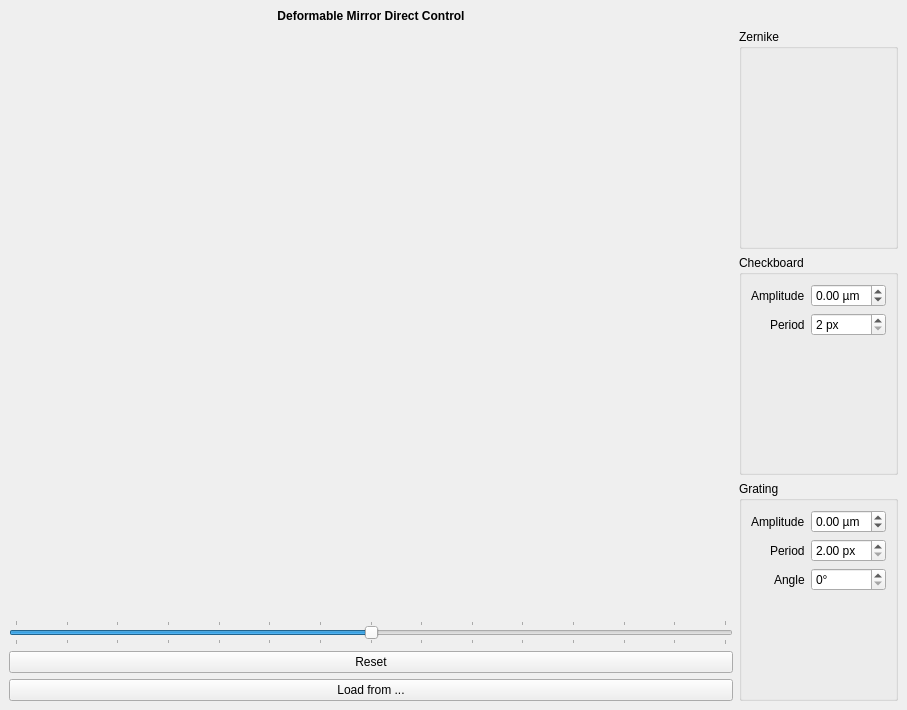
<?xml version="1.0" encoding="UTF-8"?>
<ui version="4.0">
 <class>DMDirectControl</class>
 <widget class="QMainWindow" name="DMDirectControl">
  <property name="geometry">
   <rect>
    <x>0</x>
    <y>0</y>
    <width>907</width>
    <height>710</height>
   </rect>
  </property>
  <property name="windowTitle">
   <string>DM Direct Control - KalAO</string>
  </property>
  <widget class="QWidget" name="centralwidget">
   <layout class="QGridLayout" name="gridLayout" rowstretch="0,1,0,0,0">
    <item row="3" column="0">
     <widget class="QPushButton" name="reset_button">
      <property name="text">
       <string>Reset</string>
      </property>
     </widget>
    </item>
    <item row="2" column="0">
     <widget class="QSlider" name="all_slider">
      <property name="minimum">
       <number>-175</number>
      </property>
      <property name="maximum">
       <number>175</number>
      </property>
      <property name="singleStep">
       <number>1</number>
      </property>
      <property name="pageStep">
       <number>25</number>
      </property>
      <property name="orientation">
       <enum>Qt::Horizontal</enum>
      </property>
      <property name="tickPosition">
       <enum>QSlider::TicksBothSides</enum>
      </property>
      <property name="tickInterval">
       <number>25</number>
      </property>
     </widget>
    </item>
    <item row="1" column="0">
     <layout class="QGridLayout" name="actuator_grid">
      <property name="spacing">
       <number>0</number>
      </property>
     </layout>
    </item>
    <item row="4" column="0">
     <layout class="QHBoxLayout" name="horizontalLayout">
      <item>
       <widget class="QPushButton" name="load_button">
        <property name="text">
         <string>Load from ...</string>
        </property>
       </widget>
      </item>
     </layout>
    </item>
    <item row="0" column="0">
     <widget class="QLabel" name="title_label">
      <property name="sizePolicy">
       <sizepolicy hsizetype="Preferred" vsizetype="Fixed">
        <horstretch>0</horstretch>
        <verstretch>0</verstretch>
       </sizepolicy>
      </property>
      <property name="font">
       <font>
        <bold>true</bold>
       </font>
      </property>
      <property name="text">
       <string>Deformable Mirror Direct Control</string>
      </property>
      <property name="alignment">
       <set>Qt::AlignCenter</set>
      </property>
     </widget>
    </item>
    <item row="1" column="1" rowspan="4">
     <layout class="QVBoxLayout" name="verticalLayout">
      <item>
       <widget class="QGroupBox" name="zernike_groupbox">
        <property name="title">
         <string>Zernike</string>
        </property>
        <layout class="QFormLayout" name="formLayout_3">
         <property name="labelAlignment">
          <set>Qt::AlignRight|Qt::AlignTrailing|Qt::AlignVCenter</set>
         </property>
        </layout>
       </widget>
      </item>
      <item>
       <widget class="QGroupBox" name="checkboard_groupbox">
        <property name="title">
         <string>Checkboard</string>
        </property>
        <layout class="QFormLayout" name="formLayout">
         <property name="labelAlignment">
          <set>Qt::AlignRight|Qt::AlignTrailing|Qt::AlignVCenter</set>
         </property>
         <item row="0" column="0">
          <widget class="QLabel" name="checkboard_amplitude_label">
           <property name="text">
            <string>Amplitude</string>
           </property>
          </widget>
         </item>
         <item row="0" column="1">
          <widget class="QDoubleSpinBox" name="checkboard_amplitude_spinbox">
           <property name="keyboardTracking">
            <bool>false</bool>
           </property>
           <property name="suffix">
            <string> µm</string>
           </property>
           <property name="minimum">
            <double>-1.750000000000000</double>
           </property>
           <property name="maximum">
            <double>1.750000000000000</double>
           </property>
           <property name="singleStep">
            <double>0.050000000000000</double>
           </property>
          </widget>
         </item>
         <item row="1" column="0">
          <widget class="QLabel" name="checkboard_period_label">
           <property name="text">
            <string>Period</string>
           </property>
          </widget>
         </item>
         <item row="1" column="1">
          <widget class="QDoubleSpinBox" name="checkboard_period_spinbox">
           <property name="keyboardTracking">
            <bool>false</bool>
           </property>
           <property name="suffix">
            <string> px</string>
           </property>
           <property name="decimals">
            <number>0</number>
           </property>
           <property name="minimum">
            <double>2.000000000000000</double>
           </property>
           <property name="maximum">
            <double>12.000000000000000</double>
           </property>
           <property name="singleStep">
            <double>2.000000000000000</double>
           </property>
          </widget>
         </item>
        </layout>
       </widget>
      </item>
      <item>
       <widget class="QGroupBox" name="grating_groupbox">
        <property name="title">
         <string>Grating</string>
        </property>
        <layout class="QFormLayout" name="formLayout_4">
         <property name="labelAlignment">
          <set>Qt::AlignRight|Qt::AlignTrailing|Qt::AlignVCenter</set>
         </property>
         <item row="0" column="0">
          <widget class="QLabel" name="grating_amplitude_label">
           <property name="text">
            <string>Amplitude</string>
           </property>
          </widget>
         </item>
         <item row="0" column="1">
          <widget class="QDoubleSpinBox" name="grating_amplitude_spinbox">
           <property name="keyboardTracking">
            <bool>false</bool>
           </property>
           <property name="suffix">
            <string> µm</string>
           </property>
           <property name="minimum">
            <double>-1.750000000000000</double>
           </property>
           <property name="maximum">
            <double>1.750000000000000</double>
           </property>
           <property name="singleStep">
            <double>0.050000000000000</double>
           </property>
          </widget>
         </item>
         <item row="1" column="0">
          <widget class="QLabel" name="grating_period_label">
           <property name="text">
            <string>Period</string>
           </property>
          </widget>
         </item>
         <item row="2" column="0">
          <widget class="QLabel" name="grating_angle_label">
           <property name="text">
            <string>Angle</string>
           </property>
          </widget>
         </item>
         <item row="2" column="1">
          <widget class="QDoubleSpinBox" name="grating_angle_spinbox">
           <property name="keyboardTracking">
            <bool>false</bool>
           </property>
           <property name="suffix">
            <string>°</string>
           </property>
           <property name="decimals">
            <number>0</number>
           </property>
           <property name="maximum">
            <double>360.000000000000000</double>
           </property>
           <property name="singleStep">
            <double>15.000000000000000</double>
           </property>
          </widget>
         </item>
         <item row="1" column="1">
          <widget class="QDoubleSpinBox" name="grating_period_spinbox">
           <property name="keyboardTracking">
            <bool>false</bool>
           </property>
           <property name="suffix">
            <string> px</string>
           </property>
           <property name="minimum">
            <double>2.000000000000000</double>
           </property>
           <property name="maximum">
            <double>24.000000000000000</double>
           </property>
           <property name="value">
            <double>2.000000000000000</double>
           </property>
          </widget>
         </item>
        </layout>
       </widget>
      </item>
     </layout>
    </item>
   </layout>
  </widget>
  <widget class="QMenuBar" name="menubar">
   <property name="geometry">
    <rect>
     <x>0</x>
     <y>0</y>
     <width>907</width>
     <height>23</height>
    </rect>
   </property>
  </widget>
 </widget>
 <resources/>
 <connections/>
</ui>
